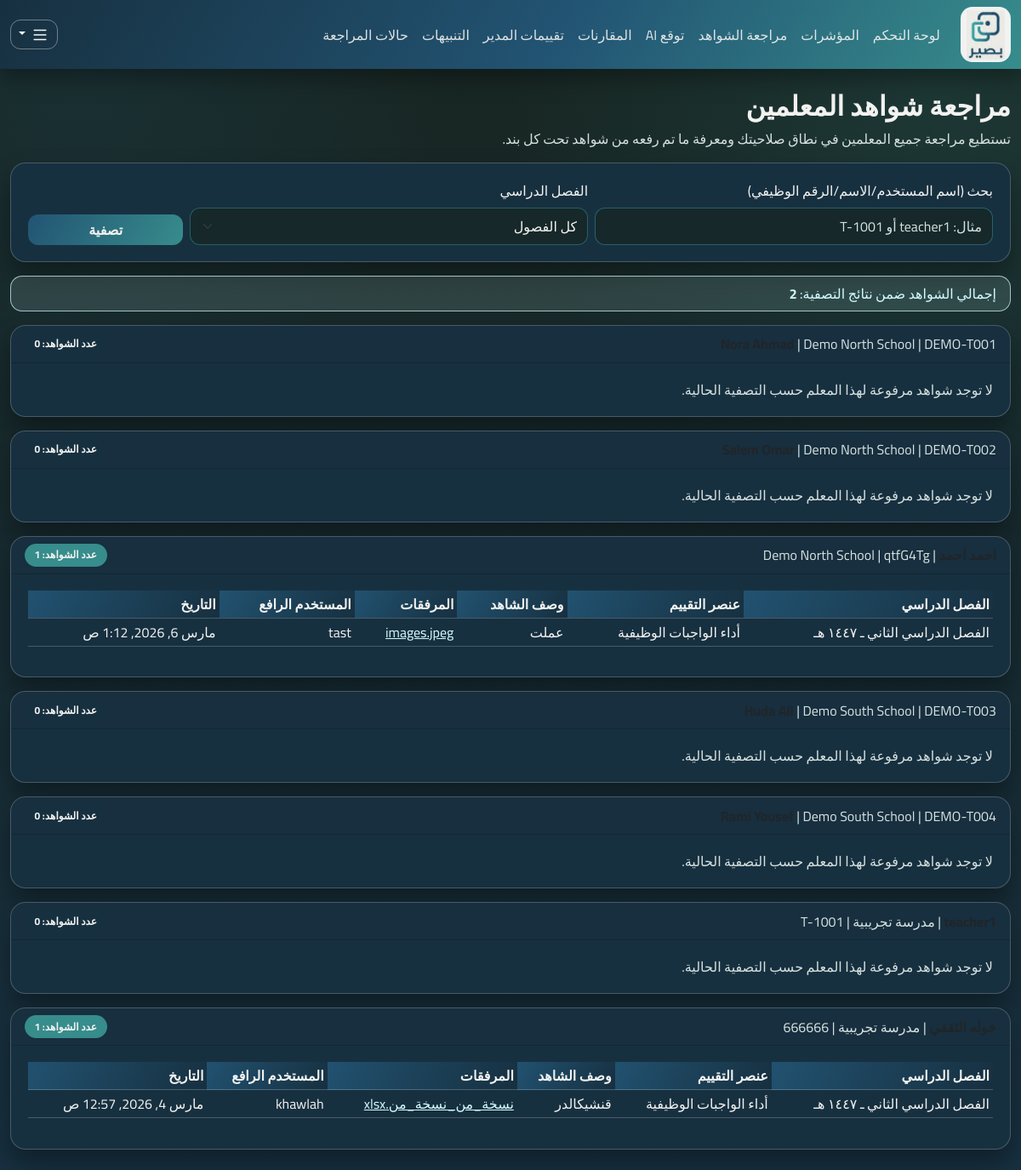
/evidences/admin/ (signed in), run on the app's committed database.
### apps/teachers/models.py (models this page shows)
class Teacher(models.Model):
    user = models.OneToOneField("accounts.User", on_delete=models.CASCADE, related_name="teacher_profile")
    school = models.ForeignKey("schools.School", on_delete=models.PROTECT, related_name="teachers")
    employee_id = models.CharField(max_length=50, unique=True)
    is_active = models.BooleanField(default=True)
    created_at = models.DateTimeField(auto_now_add=True)
    class Meta:
        indexes = [models.Index(fields=["school", "employee_id"])]
    def __str__(self) -> str:
        return self.user.get_full_name() or self.user.username

### apps/schools/models.py (models this page shows, shortened)
class School(models.Model):
    code = models.CharField(max_length=20, unique=True)
    name = models.CharField(max_length=255)
    is_active = models.BooleanField(default=True)
    created_at = models.DateTimeField(auto_now_add=True)
    class Meta:
        indexes = [models.Index(fields=["code"])]

### apps/evaluations/models.py (models this page shows)
class TeacherEvidence(models.Model):
    teacher = models.ForeignKey("teachers.Teacher", on_delete=models.CASCADE, related_name="evidences")
    cycle = models.ForeignKey("cycles.EvaluationCycle", on_delete=models.CASCADE, related_name="evidences")
    criterion = models.ForeignKey("criteria.EvaluationCriterion", on_delete=models.PROTECT, related_name="evidences")
    evidence_text = models.TextField()
    evidence_url = models.URLField(blank=True, default="")
    submitted_by = models.ForeignKey("accounts.User", on_delete=models.PROTECT, related_name="submitted_evidences")
    created_at = models.DateTimeField(auto_now_add=True)
    updated_at = models.DateTimeField(auto_now=True)
    class Meta:
        constraints = [
            models.CheckConstraint(check=~models.Q(evidence_text=""), name="ck_evidence_text_not_empty"),
        ]
        indexes = [
            models.Index(fields=["teacher", "cycle", "created_at"]),
            models.Index(fields=["criterion", "created_at"]),
        ]

class EvidenceAttachment(models.Model):
    evidence = models.ForeignKey(TeacherEvidence, on_delete=models.CASCADE, related_name="attachments")
    file = models.FileField(
        upload_to="evidences/%Y/%m/%d/",
        validators=[
            FileExtensionValidator(
                allowed_extensions=[
                    "jpg",
                    "jpeg",
                    "png",
                    "gif",
                    "webp",
                    "pdf",
                    "doc",
                    "docx",
                    "xls",
                    "xlsx",
                    "ppt",
                    "pptx",
                    "txt",
                    "mp4",
                    "mov",
                    "avi",
                    "mkv",
                    "webm",
                    "m4v",
                ]
            )
        ],
    )
    uploaded_by = models.ForeignKey("accounts.User", on_delete=models.PROTECT, related_name="evidence_attachments")
    uploaded_at = models.DateTimeField(auto_now_add=True)
    class Meta:
        indexes = [
            models.Index(fields=["evidence", "uploaded_at"]),
        ]
    @property
    def filename(self) -> str:
        return os.path.basename(self.file.name)

### apps/cycles/models.py (models this page shows, shortened)
class EvaluationCycle(models.Model):
    school = models.ForeignKey("schools.School", on_delete=models.CASCADE, related_name="cycles")
    name = models.CharField(max_length=100)
    start_date = models.DateField()
    end_date = models.DateField()
    is_active = models.BooleanField(default=True)
    created_at = models.DateTimeField(auto_now_add=True)
    class Meta:
        constraints = [
            models.UniqueConstraint(fields=["school", "name"], name="uq_cycle_school_name"),
            models.CheckConstraint(check=models.Q(end_date__gte=models.F("start_date")), name="ck_cycle_dates_order"),
        ]
        indexes = [models.Index(fields=["school", "is_active"])]

### apps/criteria/models.py (models this page shows, shortened)
class EvaluationCriterion(models.Model):
    key = models.CharField(max_length=64, unique=True)
    name = models.CharField(max_length=255)
    weight_percent = models.PositiveSmallIntegerField()
    order = models.PositiveSmallIntegerField()
    is_active = models.BooleanField(default=True)
    class Meta:
        ordering = ["order"]
        constraints = [
            models.CheckConstraint(check=models.Q(weight_percent__in=[5, 10]), name="ck_criterion_weight_5_or_10"),
        ]
        indexes = [models.Index(fields=["is_active", "order"])]

### apps/accounts/models.py (models this page shows)
class User(AbstractUser):
    class Role(models.TextChoices):
        TEACHER = "TEACHER", "Teacher"
        LEADER = "LEADER", "Leader"
        ADMIN = "ADMIN", "Admin"
    role = models.CharField(max_length=16, choices=Role.choices, default=Role.TEACHER)
    school = models.ForeignKey("schools.School", null=True, blank=True, on_delete=models.SET_NULL)
    class Meta:
        indexes = [models.Index(fields=["role", "school"])]

### apps/ui/views.py (the view, shortened to what this page needs)
# urls.py: path("evidences/admin/", views.evidences_admin_page, name="evidences-admin"),
@login_required
def evidences_admin_page(request: HttpRequest) -> HttpResponse:
    if request.user.role not in [User.Role.LEADER, User.Role.ADMIN]:
        messages.error(request, "هذه الصفحة متاحة للقادة أو المديرين فقط.")
        return redirect("ui:dashboard")
    teachers_qs = _by_role_teacher_scope(request.user).select_related("user", "school")
    cycles_qs = EvaluationCycle.objects.select_related("school").order_by("-start_date")
    if request.user.role == User.Role.LEADER:
        cycles_qs = cycles_qs.filter(school=request.user.school)
    search_text = request.GET.get("q", "").strip()
    cycle_id = request.GET.get("cycle_id", "").strip()
    teachers_qs = teachers_qs.order_by("school__name", "user__first_name", "user__last_name", "user__username")
    evidences_qs = (
        _by_role_queryset(request.user, TeacherEvidence)
        .select_related("teacher", "teacher__user", "cycle", "criterion", "submitted_by")
        .prefetch_related("attachments")
        .order_by("-created_at")
    )
    if cycle_id:
        evidences_qs = evidences_qs.filter(cycle_id=cycle_id)
    teacher_ids = list(teachers_qs.values_list("id", flat=True))
    evidences_qs = evidences_qs.filter(teacher_id__in=teacher_ids)
    grouped_evidences: dict[int, list[TeacherEvidence]] = {teacher_id: [] for teacher_id in teacher_ids}
    for evidence in evidences_qs:
        grouped_evidences[evidence.teacher_id].append(evidence)
    teacher_rows = []
    for teacher in teachers_qs:
        teacher_evidences = grouped_evidences.get(teacher.id, [])
        teacher_rows.append(
            {
                "teacher": teacher,
                "evidences": teacher_evidences,
                "count": len(teacher_evidences),
            }
        )
    return render(
        request,
        "ui/evidences_admin.html",
        {
            "teacher_rows": teacher_rows,
            "cycles": cycles_qs,
            "selected_cycle_id": cycle_id,
            "search_text": search_text,
            "total_evidence_count": sum(row["count"] for row in teacher_rows),
        },
    )

### apps/ui/views.py (called while the page is built)
def _by_role_teacher_scope(user: User):
    qs = Teacher.objects.select_related("user", "school")
    if user.role == User.Role.ADMIN:
        return qs
    if user.role == User.Role.LEADER:
        return qs.filter(school=user.school)
    return qs.filter(user=user)

def _by_role_queryset(user: User, model, teacher_lookup: str = "teacher"):
    qs = model.objects.all()
    if user.role == User.Role.ADMIN:
        return qs
    if user.role == User.Role.LEADER:
        return qs.filter(**{f"{teacher_lookup}__school": user.school})
    return qs.filter(**{f"{teacher_lookup}__user": user})

### apps/ui/templates/ui/evidences_admin.html (shortened to what this page needs)
{% extends "ui/base.html" %}
{% block content %}
<h2 class="mb-2">مراجعة شواهد المعلمين</h2>
<p class="text-muted">تستطيع مراجعة جميع المعلمين في نطاق صلاحيتك ومعرفة ما تم رفعه من شواهد تحت كل بند.</p>
<div class="card mb-3">
  <div class="card-body">
    <form method="get" class="row g-2 align-items-end">
      <div class="col-md-5">
        <label class="form-label">بحث (اسم المستخدم/الاسم/الرقم الوظيفي)</label>
        <input class="form-control" type="text" name="q" value="{{ search_text }}" placeholder="مثال: teacher1 أو T-1001">
      </div>
      <div class="col-md-5">
        <label class="form-label">الفصل الدراسي</label>
        <select class="form-select" name="cycle_id">
          <option value="">كل الفصول</option>
        </select>
      </div>
      <div class="col-md-2 d-grid">
        <button class="btn btn-primary" type="submit">تصفية</button>
      </div>
    </form>
  </div>
</div>
<div class="alert alert-info py-2">
  إجمالي الشواهد ضمن نتائج التصفية: <strong>{{ total_evidence_count }}</strong>
</div>
{% for row in teacher_rows %}
  <div class="card mb-3">
    <div class="card-header d-flex justify-content-between align-items-center">
      <div>
        <strong>{{ row.teacher }}</strong>
        <span class="text-muted">| {{ row.teacher.school.name }} | {{ row.teacher.employee_id }}</span>
      </div>
      <span class="badge {% if row.count > 0 %}text-bg-success{% else %}text-bg-secondary{% endif %}">
        عدد الشواهد: {{ row.count }}
      </span>
    </div>
    <div class="card-body">
      {% if row.evidences %}
        <div class="table-responsive">
          <table class="table table-sm align-middle">
            <thead>
              <tr>
                <th>الفصل الدراسي</th>
                <th>عنصر التقييم</th>
                <th>وصف الشاهد</th>
                <th>المرفقات</th>
                <th>المستخدم الرافع</th>
                <th>التاريخ</th>
              </tr>
            </thead>
            <tbody>
              {% for evidence in row.evidences %}
                <tr>
                  <td>{{ evidence.cycle.name }}</td>
                  <td>{{ evidence.criterion.name }}</td>
                  <td>{{ evidence.evidence_text|linebreaksbr }}</td>
                  <td>
                    {% for attachment in evidence.attachments.all %}
                      <div><a href="{{ attachment.file.url }}" target="_blank" rel="noopener">{{ attachment.filename }}</a></div>
                    {% empty %}
                      -
                    {% endfor %}
                  </td>
                  <td>{{ evidence.submitted_by.username }}</td>
                  <td>{{ evidence.created_at }}</td>
                </tr>
              {% endfor %}
            </tbody>
          </table>
        </div>
      {% else %}
        <div class="text-muted">لا توجد شواهد مرفوعة لهذا المعلم حسب التصفية الحالية.</div>
      {% endif %}
    </div>
  </div>
{% empty %}
  <div class="alert alert-secondary">لا يوجد معلمون في النطاق الحالي.</div>
{% endfor %}
{% endblock %}

### apps/ui/templates/ui/base.html (style rules this page uses)
:root { --brand-primary: #225473; --brand-deep: #173040; --brand-accent: #378C8C; --accent-warm: #FFEDD4; --accent-cool: #D4FBFF; --bg-main: #182621; --text-main: #F2F2F0; --text-muted: #D6E1DF; --surface: #173040; --surface-soft: #225473; --line: rgba(242, 242, 240, 0.22); --shadow: 0 16px 30px rgba(0, 0, 0, 0.34); }
body { font-family: "Cairo", sans-serif; color: var(--text-main); background: radial-gradient(circle at 92% 8%, rgba(55, 140, 140, 0.16), transparent 30%), radial-gradient(circle at 8% 4%, rgba(34, 84, 115, 0.2), transparent 25%), linear-gradient(180deg, #182621 0%, #173040 100%); min-height: 100vh; }
h1, h2, h3, h4, h5, h6 { font-weight: 700; color: var(--text-main); }
.card { border: 1px solid var(--line); border-radius: 18px; box-shadow: var(--shadow); background: var(--surface); }
.card .card-body { padding: 1.2rem 1.25rem; }
.table { --bs-table-bg: transparent; --bs-table-border-color: var(--line); color: var(--text-main); }
.table thead th { background: linear-gradient(120deg, rgba(34, 84, 115, 0.95), rgba(23, 48, 64, 0.95)); color: var(--text-main); border-bottom-width: 1px; font-weight: 700; }
.table td, .table th, .form-label, .navbar-text, p, li { color: var(--text-main); }
.btn { border-radius: 12px; font-weight: 700; box-shadow: none; }
.btn-primary { border: none; color: #F2F2F0; background: linear-gradient(120deg, #225473, #378C8C); }
.form-control, .form-select { border-radius: 12px; border-color: rgba(55, 140, 140, 0.55); background-color: rgba(24, 38, 33, 0.7); color: #F2F2F0; min-height: 44px; }
.form-control::placeholder { color: var(--text-muted); }
.form-select option { background-color: #173040; color: #F2F2F0; }
.badge { border-radius: 999px; padding: 0.46rem 0.72rem; font-weight: 700; }
.text-bg-secondary { background-color: #173040 !important; color: #F2F2F0 !important; }
.text-bg-success { background-color: #378C8C !important; color: #F2F2F0 !important; }
.alert { border-radius: 14px; border-width: 1px; color: #F2F2F0; }
.alert-info { background: rgba(212, 251, 255, 0.12); border-color: rgba(212, 251, 255, 0.7); color: var(--accent-cool); }
.text-muted { color: var(--text-muted) !important; }
a { color: var(--accent-cool); }

### data on the page
Teacher: teacher.school.name "Demo North School", teacher.employee_id "DEMO-T001", count "0", shows "لا توجد شواهد مرفوعة لهذا المعلم حسب التصفية الحالية."
Teacher: teacher.school.name "Demo North School", teacher.employee_id "DEMO-T002", count "0", shows "لا توجد شواهد مرفوعة لهذا المعلم حسب التصفية الحالية."
Teacher: teacher.school.name "Demo North School", teacher.employee_id "qtfG4Tg", count "1"
TeacherEvidence: cycle.name "الفصل الدراسي الثاني ـ ١٤٤٧ هـ", criterion.name "أداء الواجبات الوظيفية", evidence_text "عملت", submitted_by.username "tast", created_at "مارس 6, 2026, 1:12 ص"
EvidenceAttachment: filename "images.jpeg"
Teacher: teacher.school.name "Demo South School", teacher.employee_id "DEMO-T003", count "0", shows "لا توجد شواهد مرفوعة لهذا المعلم حسب التصفية الحالية."
Teacher: teacher.school.name "Demo South School", teacher.employee_id "DEMO-T004", count "0", shows "لا توجد شواهد مرفوعة لهذا المعلم حسب التصفية الحالية."
Teacher: teacher.school.name "مدرسة تجريبية", teacher.employee_id "T-1001", count "0", shows "لا توجد شواهد مرفوعة لهذا المعلم حسب التصفية الحالية."
Teacher: teacher.school.name "مدرسة تجريبية", teacher.employee_id "666666", count "1"
TeacherEvidence: cycle.name "الفصل الدراسي الثاني ـ ١٤٤٧ هـ", criterion.name "أداء الواجبات الوظيفية", evidence_text "قنشيكالدر", submitted_by.username "khawlah", created_at "مارس 4, 2026, 12:57 ص"
EvidenceAttachment: filename "نسخة_من_نسخة_من.xlsx"

### other printed values
{{ total_evidence_count }} "2"
